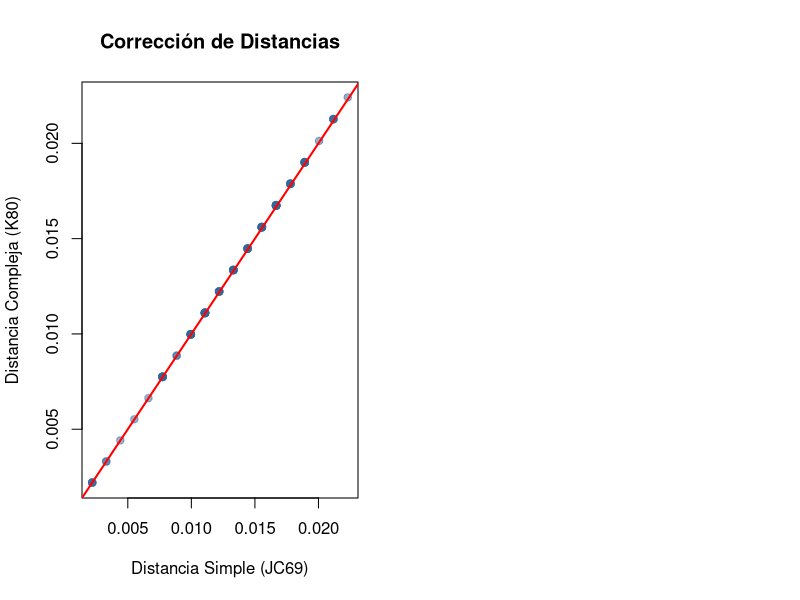
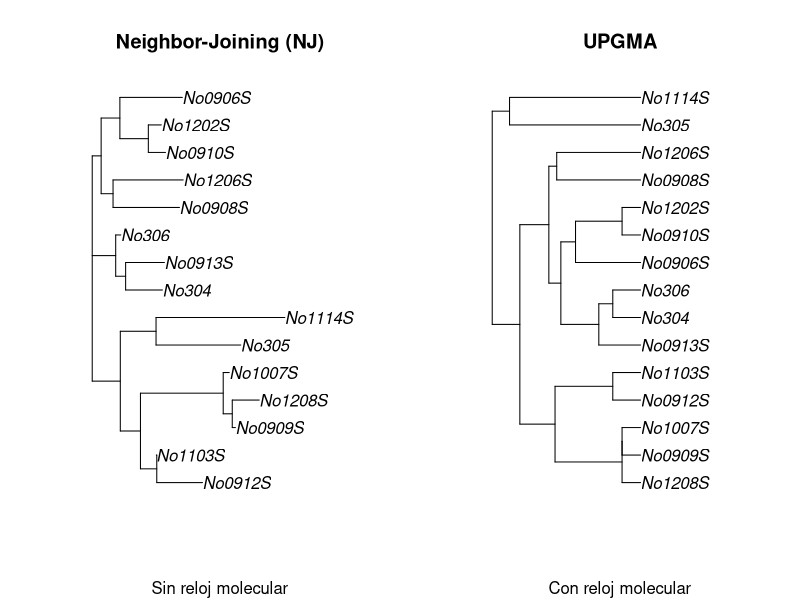
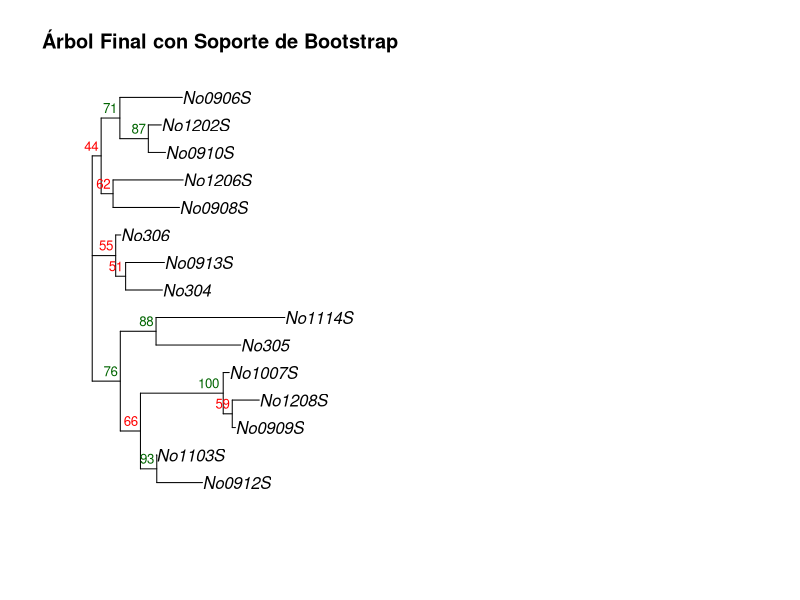

Write R code to recreate these figures, in order.
# ==============================================================================
# TALLER DE ANÁLISIS GENÉTICO: CONCEPTOS CLAVE EN FILOGENIA
# Author: Alessandro Lopez-Hernandez
# Date: March 4th 2026
# ==============================================================================
# Correr a partir de aquí en R Studio con Ctrl+Enter línea por línea
# Instalación de paquetes
# En caso de que no lo tengan isntalado se ejecutarán en automatico
if (!require("ape")) install.packages("ape")
if (!require("phangorn")) install.packages("phangorn")

library(ape) #Ejecutar para cargar
library(phangorn) #Ejecutar para cargar

# Cargamos datos de ejemplo (15 secuencias de ADN mitocondrial)
set.seed(4598)
data(woodmouse)

# ==============================================================================
# MODELOS DE SUSTITUCIÓN 
# ==============================================================================
# Calculamos las distancias genéticas entre las secuencias de mtDNA
# usando dos modelos de sustitución distintos. Por default, solo tenemos
# K80 (Kimura 80) mejor conocido como "Kimura-2 parameters distance" (Kimura M., 1980).
# En esta práctica, averigua el todos los modelos existentes que se aplica en dist.dna(). 
# Aquí deberan sustituir "K80" por otros modelos. Modificarlo. 
dist_jc  <- dist.dna(woodmouse, model = "JC69")
dist_gtr <- dist.dna(woodmouse, model = "K80")

# ENTREGABLE 1: Comparación de distancias
par(mfrow = c(1, 2))
plot(dist_jc, dist_gtr, main = "Corrección de Distancias",
     # Cambiar de acuerdo al modelo escogido en vez de K80 
     # El resto dejarlo como está
     xlab = "Distancia Simple (JC69)", ylab = "Distancia Compleja (K80)", 
     pch = 19, col = rgb(0.2, 0.4, 0.6, 0.5))
abline(0, 1, col = "red", lwd = 2) 
# Nota: Los puntos sobre la línea roja indican donde el modelo simple subestima la evolución.

# ==============================================================================
# ALGORITMOS DE CONSTRUCCIÓN (NJ vs UPGMA)
# ==============================================================================
# Analizar cuidadosamente el algoritmo de construcción de árboles y las diferencias
# entre NJ y UPGMA
tree_nj    <- nj(dist_gtr)    # Neighbor-Joining (No asume reloj molecular)
tree_upgma <- upgma(dist_gtr) # UPGMA (Asume reloj molecular estricto)

# ENTREGABLE 2: Comparación de Topologías
par(mfrow = c(1, 2))
plot(tree_nj, main = "Neighbor-Joining (NJ)", sub = "Sin reloj molecular")
plot(tree_upgma, main = "UPGMA", sub = "Con reloj molecular")

# ==============================================================================
# MÉTRICAS DE SOPORTE (BOOTSTRAP)
# ==============================================================================

# Función para que el bootstrap sepa qué algoritmo usar (NJ en este caso)
# En esta parte se debe sustituir K80 por alguno de los modelos disponibles
# que pudieron averiguar
fun_nj <- function(x) nj(dist.dna(x, model = "K80"))

# Corremos 100 réplicas de Bootstrap (puede tardar unos segundos)
set.seed(123) # Para que todos tengan el mismo resultado
bs_values <- boot.phylo(tree_nj, woodmouse, fun_nj, B = 100)

# ENTREGABLE 3: Árbol con valores de confianza
plot(tree_nj, main = "Árbol Final con Soporte de Bootstrap")
# Añadimos los valores a los nodos (solo si son mayores a 50%)
nodelabels(bs_values, adj = c(1.2, -0.5), frame = "n", cex = 0.8,
           col = ifelse(bs_values > 70, "darkgreen", "red"))

# ==============================================================================
# FINAL DEL SCRIPT
# ==============================================================================
